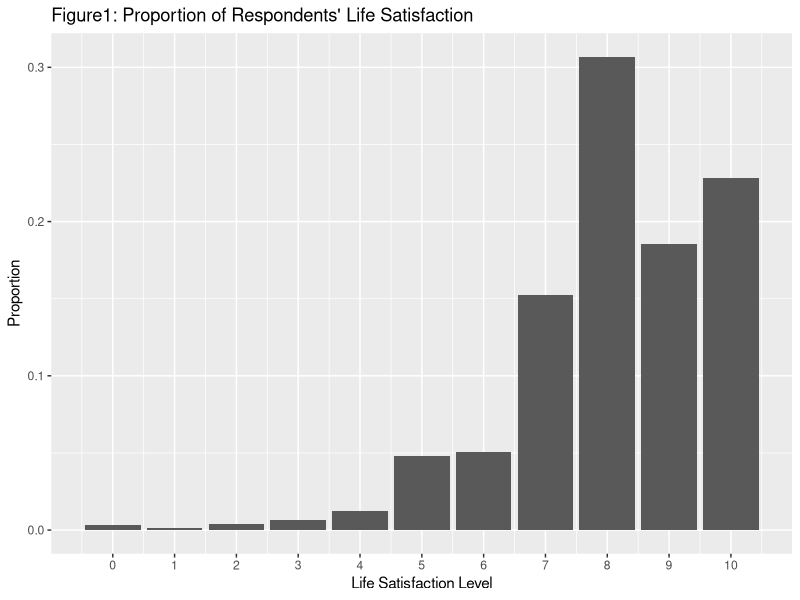

Write R code to recreate this figure. (Note: this script raises an error after producing the figure.)
## ---- chunk 1
#### Packages installation ####
#install.packages("tidyverse")
#### Workspace set-up ####
library(tidyverse)
## ---- chunk 2
gss_household <- read_csv("gss_cleaned.csv")
gss_household <- na.omit(gss_household)
gss_household <- gss_household %>%
  mutate(own_rent = case_when(
    own_rent == "Owned by you or a member of this household, even if it i..." ~ "Owned",
    own_rent == "Rented, even if no cash rent is paid" ~ "Rented"
  ))

gss_household %>%
  ggplot(mapping = aes(x=feelings_life)) + 
  geom_bar(aes(y = (..count..)/sum(..count..))) +
  ggtitle("Figure1: Proportion of Respondents' Life Satisfaction")+
  xlab("Life Satisfaction Level")+
  ylab("Proportion")+
  scale_x_continuous(breaks = seq(0,10,1))

summary(gss_household$feelings_life)
## ---- chunk 3
# this is needed to form a table
library(knitr)
library(ggplot2)

# gss_data.csv (reduced and cleaned raw data) is brought from the outputs folder and was created in Data.R
gss_data = read.csv("outputs/gss_data.csv")

# forming a table showing the first ten rows of the above data
knitr::kable(gss_data[0:10, ], col.names = c("Case", "Life Satisfaction", "Household Size", "Owned", "Partner", "No Child", "Single House"), caption = "First 10 Rows of Raw Data")
## ---- chunk 4
gss_model<-lm(life_satisfaction~household_size+house_owned+live_with_partner+no_child+house,data=gss_data)
## ---- chunk 5
gss_summary <- summary(gss_model)$coefficients
row.names(gss_summary)<-c("(Intercept)","Household Size","Owned","Partner","No Child","Single House")
knitr::kable(gss_summary,digits=2, caption = "Summary of the Model")
## ---- chunk 6
relweights <-
function(fit,...){                         
  R <- cor(fit$model)   
  nvar <- ncol(R)          
  rxx <- R[2:nvar, 2:nvar] 
  rxy <- R[2:nvar, 1]      
  svd <- eigen(rxx)        
  evec <- svd$vectors                           
  ev <- svd$values         
  delta <- diag(sqrt(ev))  
  lambda <- evec %*% delta %*% t(evec)        
  lambdasq <- lambda ^ 2   
  beta <- solve(lambda) %*% rxy           
  rsquare <- colSums(beta ^ 2)                   
  rawwgt <- lambdasq %*% beta ^ 2    
  import <- (rawwgt / rsquare) * 100 
  import <- as.data.frame(import)
  row.names(import)<-names(fit$model[2:nvar])
  names(import)<-"Weights"
  import<-import[order(import),1,drop=FALSE]
  dotchart(import$Weights,labels=c("No Child","Partner","Household Size","Single House","Owned"),
           xlab="% of R-Square",pch=19,
           main="Figure2: Relative Importance of Predictor Variables",
           sub=paste("Total R-Square=",round(rsquare,digits=3)),
           ...)
  return(import)
}
relweights(gss_model)
